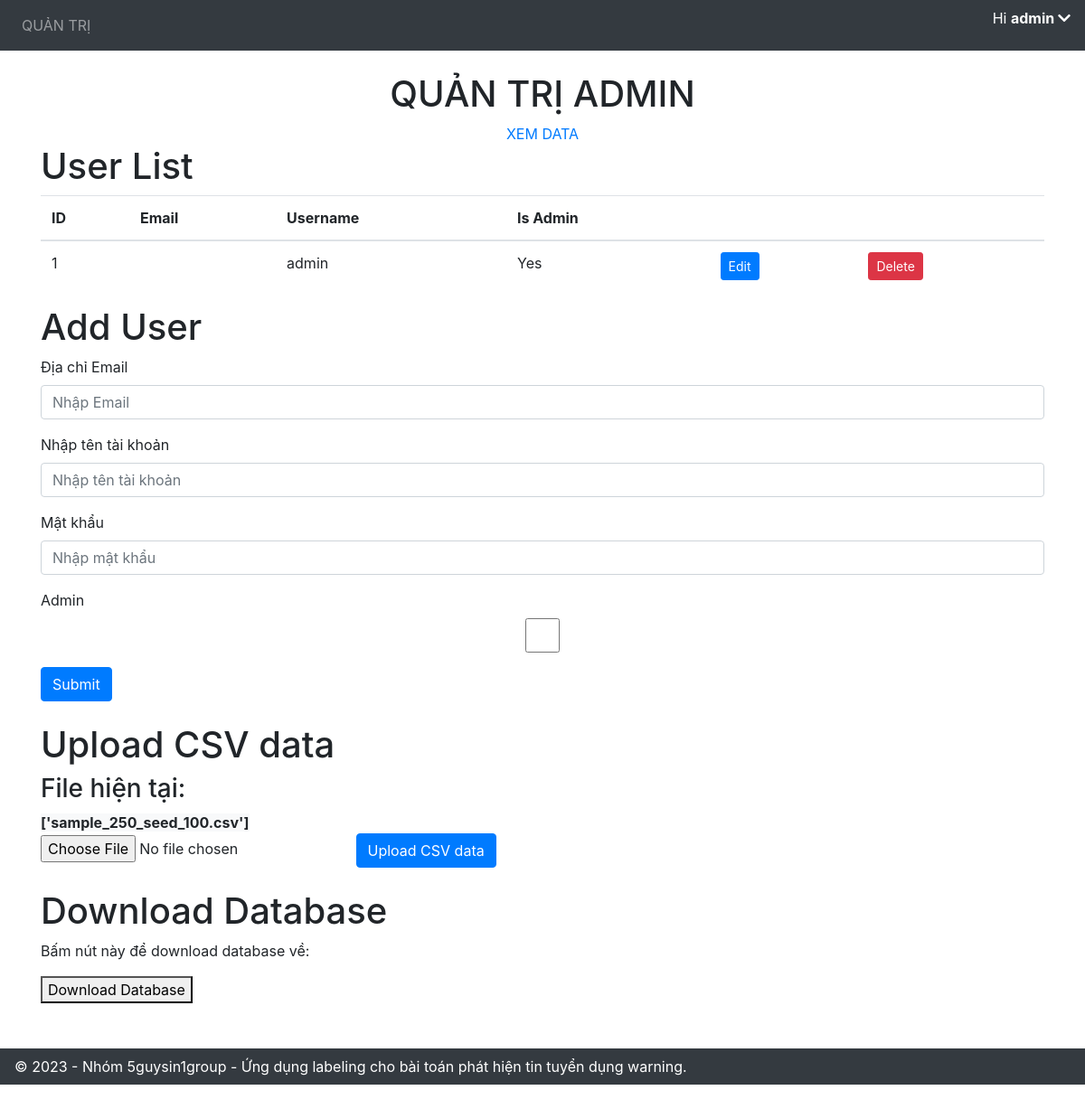
Page /admin/ (signed in) on the earlier database version.
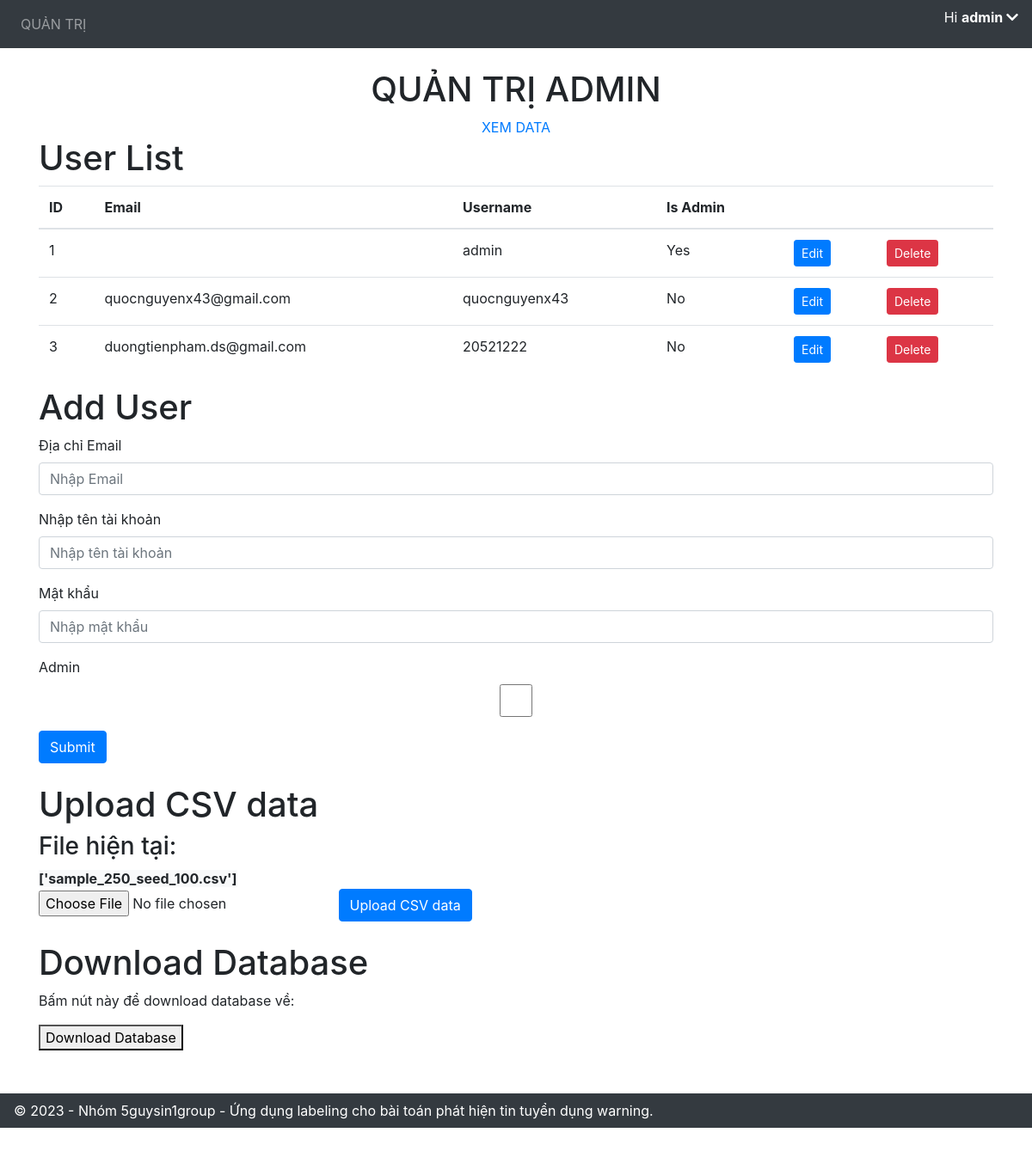
Same page on the later database version.
### application/models.py (models this page shows)
class User(db.Model, UserMixin):
    id = db.Column(db.Integer, primary_key=True)
    email = db.Column(db.String(150), unique=True)
    username = db.Column(db.String(20), unique=True)
    password = db.Column(db.String(150))
    is_admin = db.Column(db.Boolean, default=False)
    annotations = db.relationship('Annotation')

### application/views.py (the view)
@views.route('/admin/', methods=['GET', 'POST'])
@login_required
def admin():
    if not current_user.is_admin:
        return "Không có quyền truy cập vào trang quản trị admin.", 403
    import os
    all_users = User.query.all()
    current_files = os.listdir('data/')
    return render_template(
        "admin.html",
        user=current_user,
        users=all_users,
        files=current_files
    )

### application/__init__.py (called while the page is built)
def create_app():
    app = Flask(__name__)
    app.config['SECRET_KEY'] = 'hjshjhdjah kjshkjdhjs' # random key
    app.config['SQLALCHEMY_DATABASE_URI'] = f'sqlite:///{DB_NAME}'
    db.init_app(app)
    from .views import views
    from .auth import auth
    app.register_blueprint(views, url_prefix='/')
    app.register_blueprint(auth, url_prefix='/')
    from .models import User
    with app.app_context():
        db.create_all()
        create_admin(db)
    login_manager = LoginManager()
    login_manager.login_view = 'auth.login'
    login_manager.init_app(app)
    @login_manager.user_loader
    def load_user(id):
        return User.query.get(int(id))
    return app

### application/templates/admin.html (shortened to what this page needs)
{% extends "base.html" %}
{% block content %}
<div style="text-align: center;">
    <h1>QUẢN TRỊ ADMIN</h1>
    <a href="/view-data" class="view-data" class="btn btn-success">XEM DATA</a>
</div>
<h1>User List</h1>
<table class="table user-list">
    <thead>
        <tr>
            <th>ID</th>
            <th>Email</th>
            <th>Username</th>
            <th>Is Admin</th>
            <th></th>
            <th></th>
        </tr>
    </thead>
    <tbody>
        {% for user in users %}
            <tr>
                <td>{{ user.id }}</td>
                <td>{{ user.email }}</td>
                <td>{{ user.username }}</td>
                <td>{{ "Yes" if user.is_admin else "No" }}</td>
                <td>
                    <button class="btn btn-primary btn-sm edit-button" data-id="{{ user.id }}">Edit</button></td>
                <td>
                    <form method="post" action="{{ url_for('views.remove_user', user_id=user.id) }}">
                        <button type="submit" class="btn btn-danger btn-sm">Delete</button>
                    </form>
                </td>
            </tr>
        {% endfor %}
    </tbody>
</table>
<h1>Add User</h1>
<form method="POST" action="{{ url_for('views.add_user') }}">
    <div class="form-group">
        <label for="email">Địa chỉ Email</label>
        <input type="email" class="form-control" id="email" name="email" placeholder="Nhập Email" />
    </div>
    <div class="form-group">
        <label for="username">Nhập tên tài khoản</label>
        <input type="text" class="form-control" id="username" name="username" placeholder="Nhập tên tài khoản" />
    </div>
    <div class="form-group">
        <label for="password">Mật khẩu</label>
        <input type="password" class="form-control" id="password" name="password" placeholder="Nhập mật khẩu" />
    </div>
    <div class="form-group">
        <label for="is_admin">Admin </label>
        <input type="checkbox" class="form-control" id="is_admin" name="is_admin"/>
    </div>
    <button type="submit" class="btn btn-primary">Submit</button>
</form>
<br>
<h1>Upload CSV data</h1>
<h3>File hiện tại: </h3>
<strong class="btn-light">{{ files }}</strong>
<form method="post" action="{{ url_for('views.upload_csv') }}" enctype="multipart/form-data">
    <input type="file" name="csv_file" accept=".csv">
    <button type="submit" class="btn btn-primary">Upload CSV data</button>
</form>
<br>
<h1>Download Database</h1>
<p>Bấm nút này để download database về:</p>
<a href="{{ url_for('views.download_db') }}" download>
<button>Download Database</button>
</a>
{% endblock %}

### application/templates/base.html (shortened to what this page needs)
<!DOCTYPE html>
<html>
<head>
    <link rel="stylesheet" href="https://stackpath.bootstrapcdn.com/bootstrap/4.4.1/css/bootstrap.min.css" />
    <link rel="stylesheet" href="https://stackpath.bootstrapcdn.com/font-awesome/4.7.0/css/font-awesome.min.css" />
    <link rel="stylesheet" href="https://cdnjs.cloudflare.com/ajax/libs/font-awesome/5.15.4/css/all.min.css">
</head>
<body>
    <nav class="navbar navbar-expand-lg navbar-dark bg-dark">
        <div class="collapse navbar-collapse" id="navbar">
            <div class="navbar-nav">
                {% if user.is_admin %}
                <a class="nav-item nav-link" id="admin" href="/admin">QUẢN TRỊ</a>
                {% endif %}
            </div>
        </div>
        {% if user.is_authenticated %}
        <p id="greeting" class="text-white">Hi <strong>{{ user.username }}  </strong><i class="fas fa-chevron-down" id="arrow-down"></i></p>
        {% endif %}
    </nav>
    <br>
    <div class="container">{% block content %} {% endblock %}</div>
    <footer class="navbar navbar-dark bg-dark text-center py-2" style="margin-top: 50px;">
        &copy; 2023 - Nhóm 5guysin1group - Ứng dụng labeling cho bài toán phát hiện tin tuyển dụng warning.
    </footer>
</body>
</html>

Differences in the rows shown:
added User: id "2", email "quocnguyenx43@gmail.com", username "quocnguyenx43", is_admin "No"
added User: id "3", email "duongtienpham.ds@gmail.com", username "20521222", is_admin "No"
